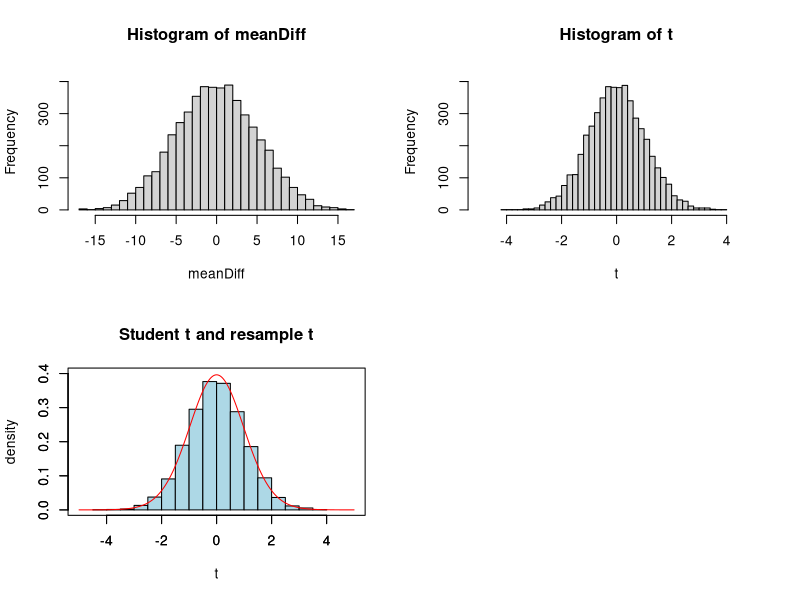

This chart was generated by the following R code:

# TwoSampleTestR.r
# Randomization test for difference between two means.
# I will begin using the mean difference as my stsatistic,
# and then move to using the t statistic for the same purpose.
# When we pool the variances they should give the same result.

NoWaiting <- c(36.30, 42.07, 39.97, 39.33, 33.76, 33.91, 39.65, 84.92, 40.70, 39.65,
               39.48, 35.38, 75.07, 36.46, 38.73, 33.88, 34.39, 60.52, 53.63 )

Waiting <- c(49.48, 43.30, 85.97, 46.92, 49.18, 79.30, 47.35, 46.52, 59.68, 42.89,
             49.29, 68.69, 41.61, 46.81, 43.75, 46.55, 42.33, 71.48, 78.95)
n1 <- length(NoWaiting)
n2 <- length(Waiting)
N <- n1 + n2
meanNW <- mean(NoWaiting) ; meanW <- mean(Waiting) 
diffObt <- (meanW - meanNW)
Combined <- c(NoWaiting, Waiting)     # Combining the samples
#Now pool the variances
s2p <- (var(NoWaiting)*(n1-1) + var(Waiting)*(n2-1))/(n1 + n2 - 2)
# Write out the results
cat("The obtained difference between the means is = ",diffObt, '\n')
cat("The pooled variance is = ", s2p, '\n')
cat("Now we will run a standard parametric t test \n")
ttest <- t.test(Waiting, NoWaiting)
t.test(Waiting, NoWaiting)
cat("The resulting t test on raw data is = ", ttest$statistic, '\n')
print(ttest)

tObt <-  ttest$statistic
nreps <- 5000             # I am using 5000 resamplings of the data
meanDiff <- numeric(nreps)   #Setting up arrays to hold the results
t <- numeric(nreps)
set.seed(1086)
for ( i in 1:nreps) {
  data <- sample(Combined, N,  replace = FALSE)
  grp1 <- data[1:n1]
  grp2 <- na.omit(data[n1+1: N])
  meanDiff[i] <- mean(grp1) - mean(grp2)
  test <- t.test(grp1, grp2)
  t[i] <- test$statistic
}

# Just to demonstrate the equivalence of mean differences and t
cat("The correlation between mean differences and t is = ",'\n')
print(cor(meanDiff, t))
cat('\n')

# Rather than incrementing a counter as I go along, I am counting at the end.
cat("The number of times when the absolute mean differences exceeded diffObt = ",'\n')
absMeanDiff <- abs(meanDiff)
absDiffObt = abs(diffObt)
print(length(absMeanDiff[absMeanDiff >= absDiffObt]))
cat("The number of times when the t values exceeded the obtained t = ",'\n')
abst <- abs(t)
abstObt <- abs(tObt)
print(length(abst[abst >= abstObt]))
cat("The proportion of resamplings when each the mean diff or t exceeded the 
obtained value = ",'\n')
print (length(abs(absMeanDiff[absMeanDiff >= absDiffObt]))/nreps)
cat('\n')

par(mfrow = c(2,2))           # Set up graphic surface
hist(meanDiff, breaks = 25, ylim = c(0,425))

hist(t, breaks = 50, xlim = c(-5,5), ylim = c(0,425))

#  The following plots the empirical distribution of t from resampling
#     against the actual Student's t distribution on 36 df.
#     Notice the similarity even though the data are badly skewed.
hist(t, freq = FALSE, xlim = c(-5,5), ylim = c(0,.4 ), col = "lightblue",
     ylab = "density", xlab = "t", main = "")
par(new = T)
den <- seq(-5, 4.998, .002)
tdens <- dt(den,36)
plot(den, tdens, type = "l", ylim = c(0,.4), xlim = c(-5,5),
     col = "red", ylab = "", xlab = "", main = "Student t and resample t")


# dch   12/3/2013